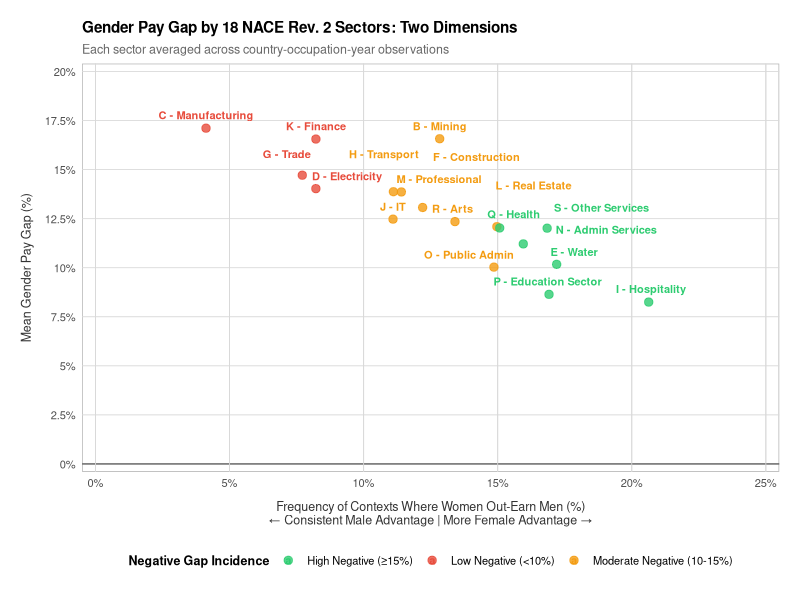

Write R code to recreate this figure.
library(dplyr)
library(ggplot2)
library(ggrepel)
library(scales)

# Load data
gap_panel2 <- read.csv("output/data/panel2_sector_occupation_4years.csv")

cat("=== CREATING SCATTER PLOT: Same Logic as Bar Chart ===\n\n")

# Calculate sector statistics (SAME as bar chart)
sector_detail <- gap_panel2 %>%
  group_by(sector) %>%
  summarise(
    mean_gap = mean(gender_pay_gap, na.rm = TRUE),
    sd_gap = sd(gender_pay_gap, na.rm = TRUE),
    n = n(),
    pct_negative = sum(gender_pay_gap < 0, na.rm = TRUE) / n() * 100,
    .groups = "drop"
  ) %>%
  arrange(desc(mean_gap), desc(pct_negative)) %>%  # SAME sorting
  mutate(
    gap_type = case_when(
      pct_negative >= 15 ~ "High Negative (≥15%)",
      pct_negative >= 10 ~ "Moderate Negative (10-15%)",
      TRUE ~ "Low Negative (<10%)"
    ),
    # NACE sector codes
    sector_code = case_when(
      sector == "Mining" ~ "B",
      sector == "Manufacturing" ~ "C",
      sector == "Electricity" ~ "D",
      sector == "Water" ~ "E",
      sector == "Construction" ~ "F",
      sector == "Trade" ~ "G",
      sector == "Transport" ~ "H",
      sector == "Hospitality" ~ "I",
      sector == "IT" ~ "J",
      sector == "Finance" ~ "K",
      sector == "Real Estate" ~ "L",
      sector == "Professional" ~ "M",
      sector == "Admin Services" ~ "N",
      sector == "Public Admin" ~ "O",
      sector == "Education Sector" ~ "P",
      sector == "Health" ~ "Q",
      sector == "Arts" ~ "R",
      sector == "Other Services" ~ "S"
    ),
    sector_label = paste0(sector_code, " - ", sector)
  )

cat("Sector data (same sorting as bar chart):\n")
print(sector_detail %>% select(sector_label, mean_gap, pct_negative, gap_type))

# Create scatter plot with SAME colors as bar chart
p_scatter <- ggplot(sector_detail, aes(x = pct_negative, y = mean_gap)) +
  # Reference lines
  geom_hline(yintercept = 0, linetype = "solid", color = "gray30", linewidth = 0.4) +
  geom_vline(xintercept = seq(0, 25, 5), linetype = "solid", color = "gray85", linewidth = 0.3) +
  
  # Points with SAME colors as bar chart
  geom_point(aes(color = gap_type), size = 2.5, alpha = 0.8) +
  
  # Labels
  geom_text_repel(
    aes(label = sector_label, color = gap_type),
    size = 2.8,
    fontface = "bold",
    box.padding = 0.35,
    point.padding = 0.3,
    segment.color = NA,
    max.overlaps = 30,
    force = 5,
    direction = "both",
    min.segment.length = 0,
    nudge_y = 0.5
  ) +
  
  # SAME color scale as bar chart
  scale_color_manual(
    values = c(
      "High Negative (≥15%)" = "#2ECC71",      # Green (SAME)
      "Moderate Negative (10-15%)" = "#F39C12", # Orange (SAME)
      "Low Negative (<10%)" = "#E74C3C"         # Red (SAME)
    ),
    name = "Negative Gap Incidence"
  ) +
  
  # Axes
  scale_x_continuous(
    breaks = seq(0, 25, 5),
    labels = function(x) paste0(x, "%"),
    limits = c(0, 25),
    expand = expansion(mult = c(0.02, 0.02))
  ) +
  scale_y_continuous(
    breaks = seq(0, 20, 2.5),
    labels = function(x) paste0(x, "%"),
    limits = c(0, 20),
    expand = expansion(mult = c(0.02, 0.02))
  ) +
  
  # Labels
  labs(
    title = "Gender Pay Gap by 18 NACE Rev. 2 Sectors: Two Dimensions",
    subtitle = "Each sector averaged across country-occupation-year observations",
    x = "Frequency of Contexts Where Women Out-Earn Men (%)\n← Consistent Male Advantage | More Female Advantage →",
    y = "Mean Gender Pay Gap (%)"
  ) +
  
  # Theme
  theme_minimal(base_size = 10) +
  theme(
    legend.position = "bottom",
    legend.title = element_text(size = 9, face = "bold"),
    legend.text = element_text(size = 8),
    panel.grid.major = element_line(color = "gray85", linewidth = 0.3),
    panel.grid.minor = element_blank(),
    panel.background = element_rect(fill = "white", color = "gray70", linewidth = 0.5),
    plot.background = element_rect(fill = "white", color = NA),
    axis.title.x = element_text(size = 9, color = "gray20", margin = margin(t = 8)),
    axis.title.y = element_text(size = 9, color = "gray20", margin = margin(r = 8)),
    axis.text = element_text(size = 8, color = "gray30"),
    plot.title = element_text(face = "bold", size = 11),
    plot.subtitle = element_text(color = "gray40", size = 9),
    plot.margin = margin(15, 15, 15, 15)
  )

# Save
ggsave("output/figures/18_sectors_scatter.png", p_scatter, 
       width = 10, height = 7, dpi = 300, bg = "white")

cat("\n✅ Scatter plot saved: output/figures/18_sectors_scatter.png\n")
cat("   - SAME data as bar chart\n")
cat("   - SAME color logic (Red/Orange/Green)\n")
cat("   - X-axis: % negative gaps\n")
cat("   - Y-axis: Mean gap\n")
cat("   - Shows two dimensions simultaneously!\n")